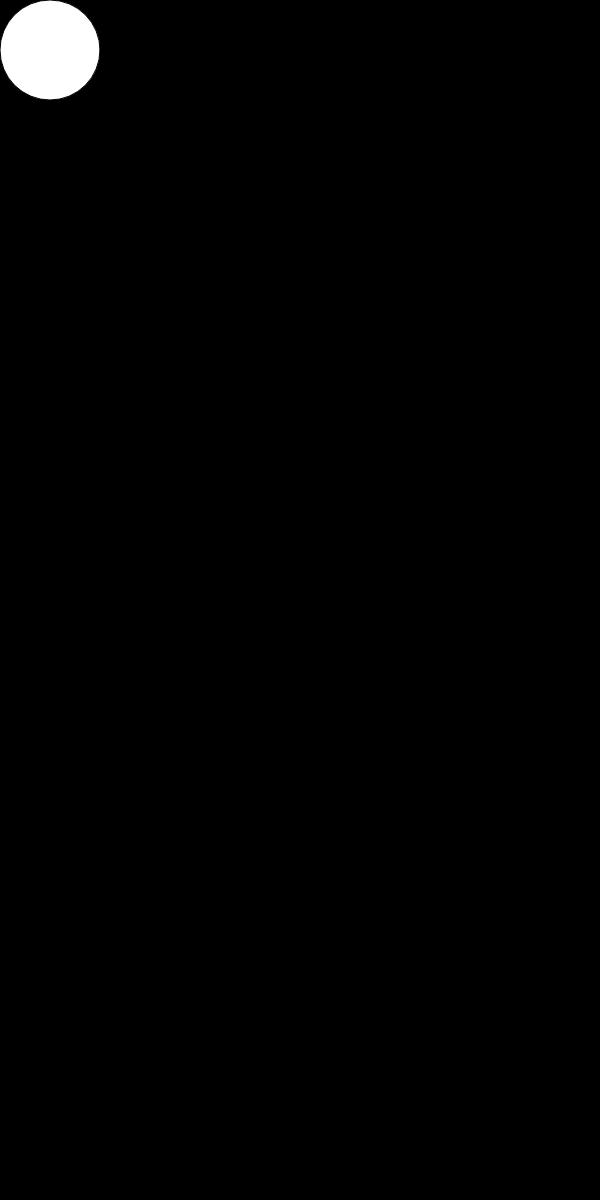
Frame 1 (no input)
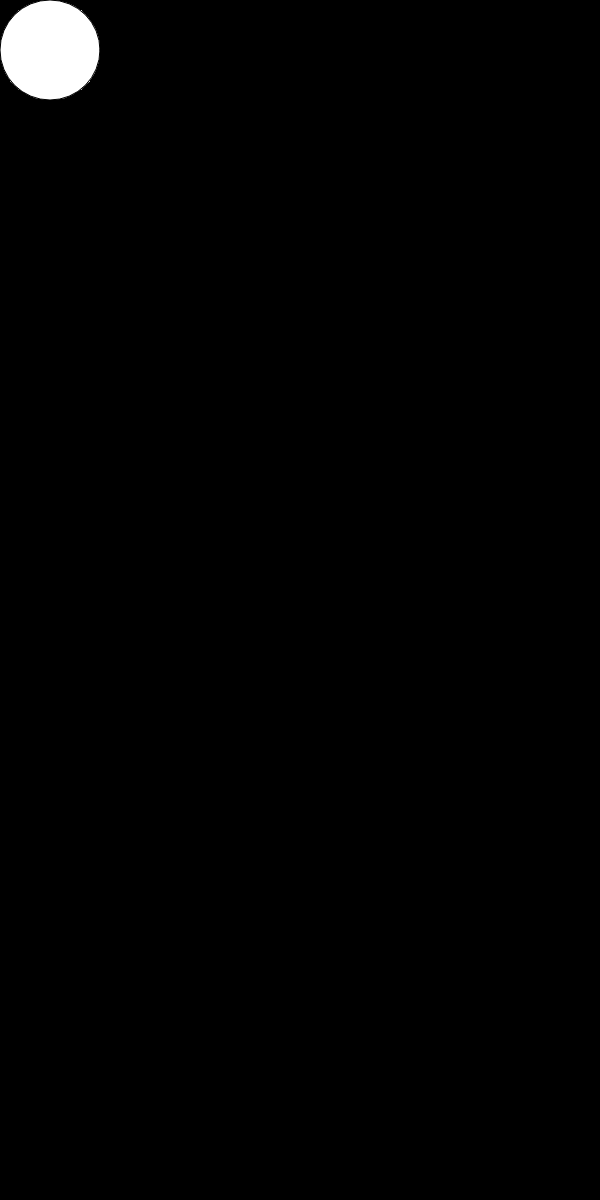
Frame 60 (no input)
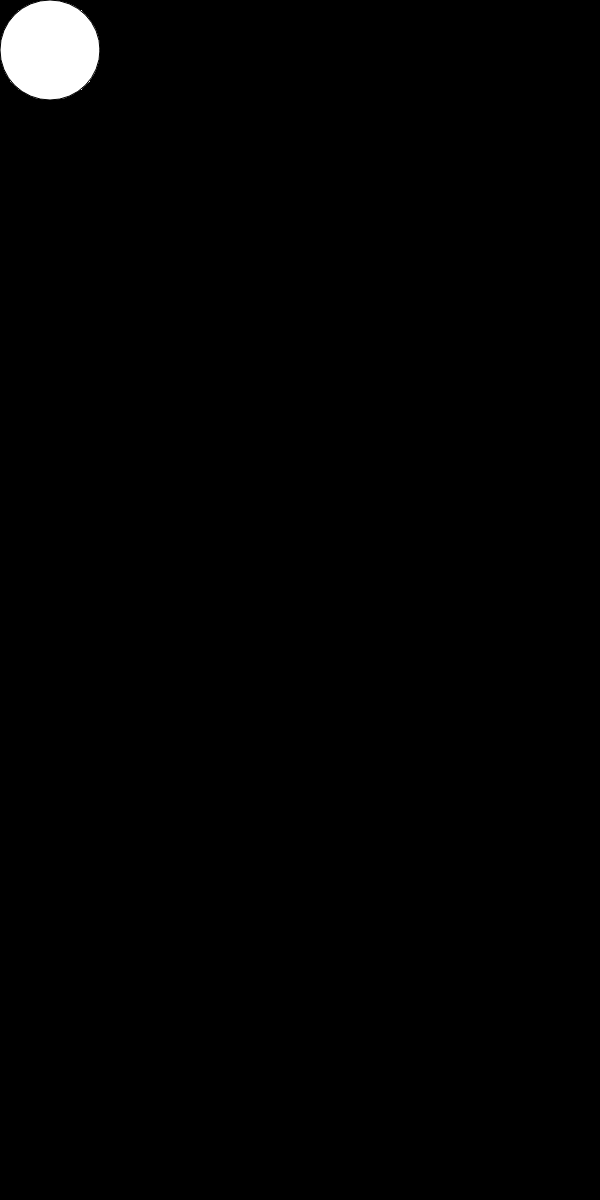
Frame 120 (the mouse pressed at the canvas centre since frame 60)

The p5.js sketch that drew these frames (run headless with seeded random() and noise() and a simulated clock; from frame 60 on, the mouse is pressed at the canvas centre):

// p5.js sketch
// ── sketch.js
function setup(){
    createCanvas(600, 1200);
    background(0, 0, 0);
    
};

function mouseClicked({clientX, clientY}){
    // console.log('X: ', clientX, " and Y: ", clientY);
    if(clientX <= 100 && clientY <= 100){
        console.log("Are you okay?");  
    }
};

function draw() {
    circle(50, 50, 100);
};
